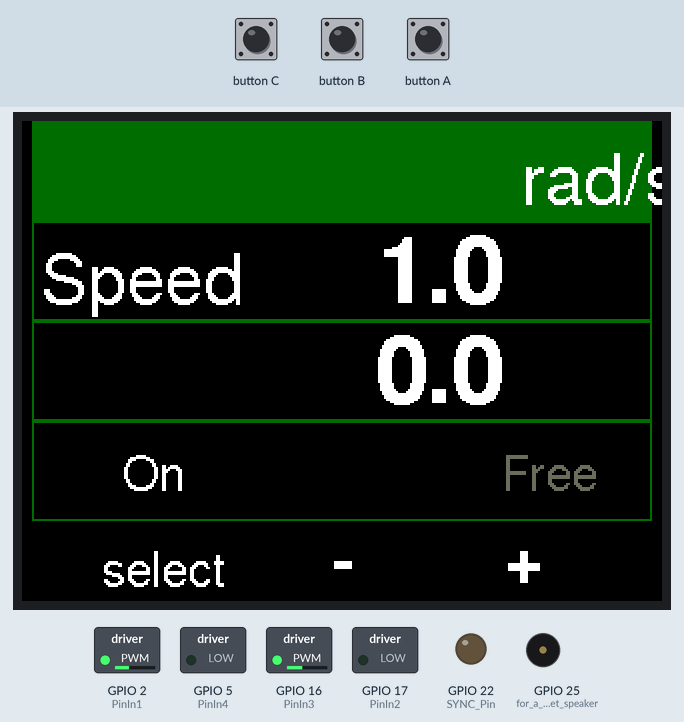
This program was run on a simulated ESP32. On the bench: 320×240 colour display, switched loads named in the program (green lamp = pin HIGH), output pins drawn as LEDs (lit = HIGH), buzzer (waves = sounding, pin HIGH). Dashed ring = blinking. Inputs (shaded band) come from the test bench.

Above: at 0.83 s.
1.6 s: button A pressed for 0.15 s
At 1.91 s:
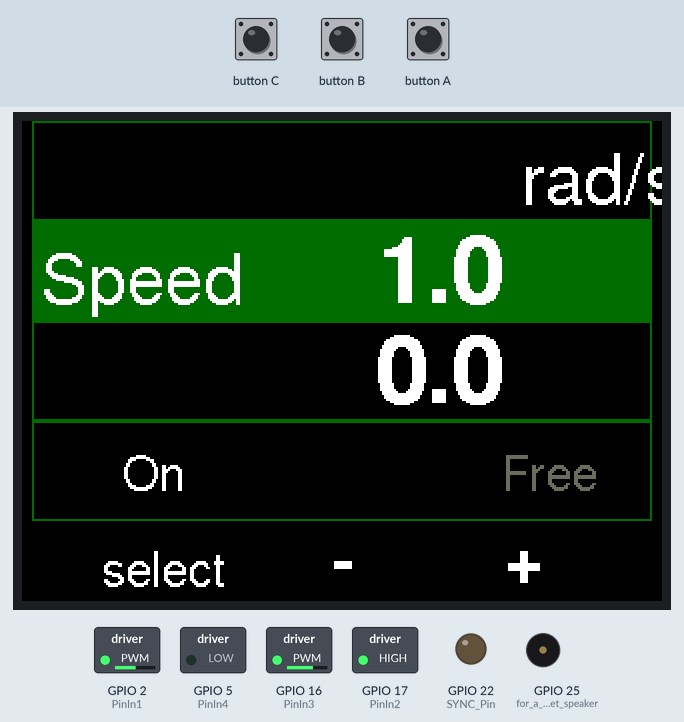
2.3 s: button C pressed for 0.15 s
At 2.6 s:
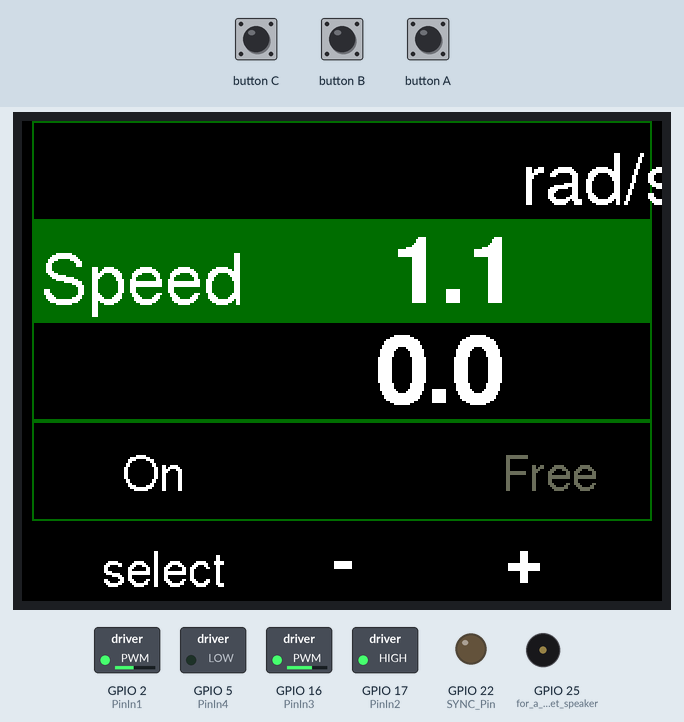
3.0 s: button B pressed for 1 s
At 3.23 s:
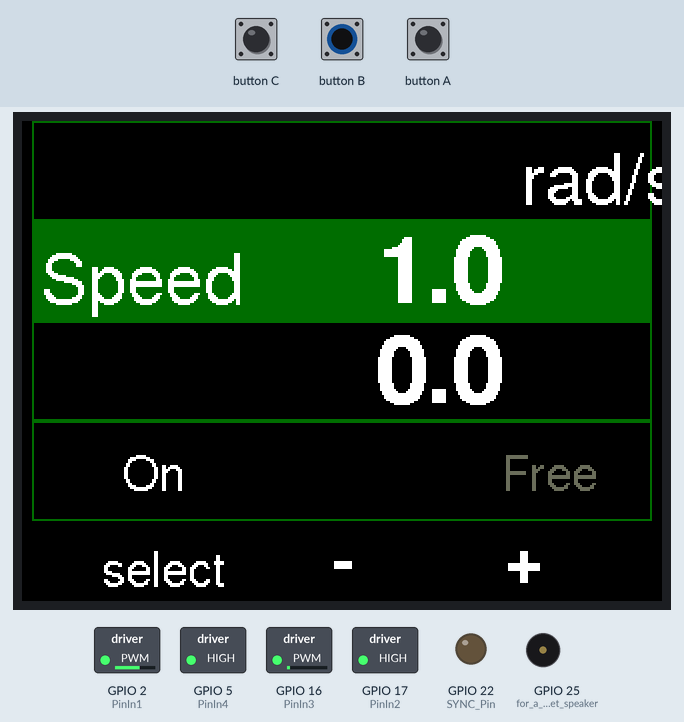
4.6 s: button B pressed for 0.15 s
At 5.28 s:
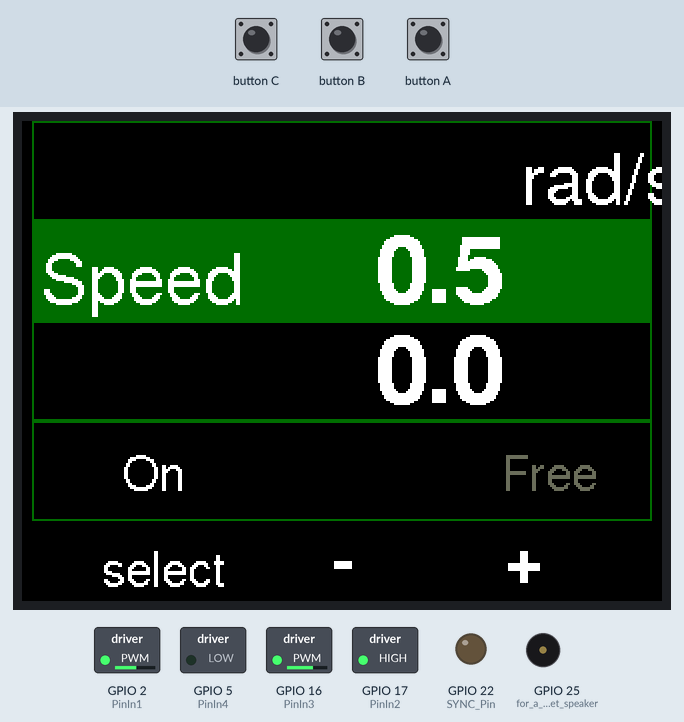
5.3 s: button A pressed for 1 s
At 5.98 s:
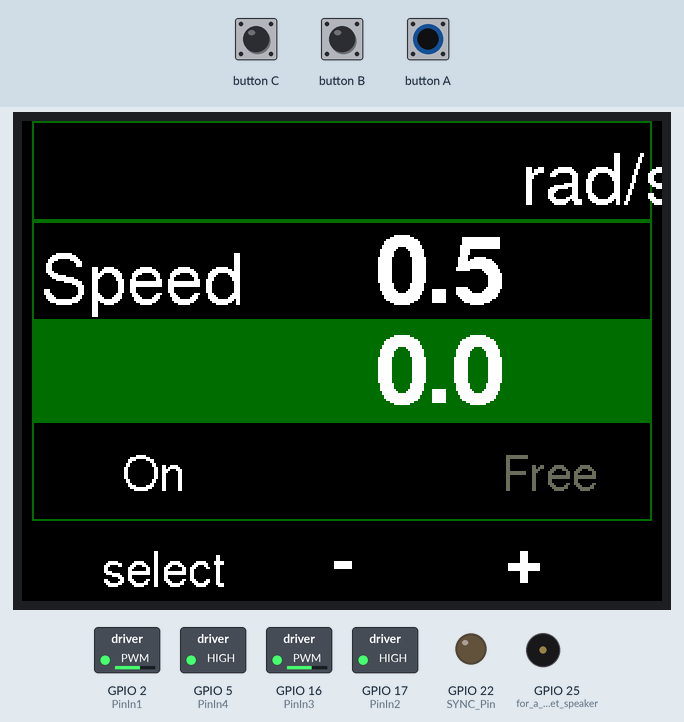
6.9 s: button C pressed for 1 s
At 8.22 s:
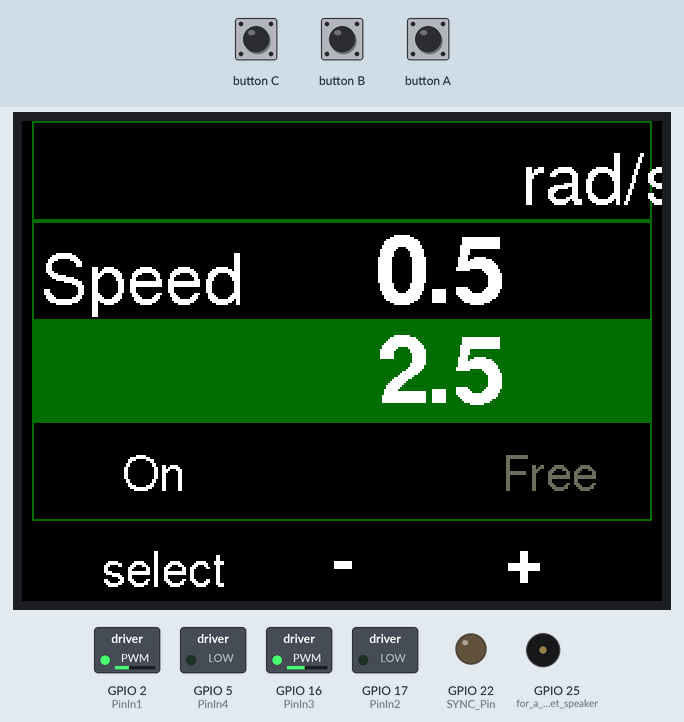
Timing chart, 0 to 11.7 s (numbered marks = the images above; inputs shaded):
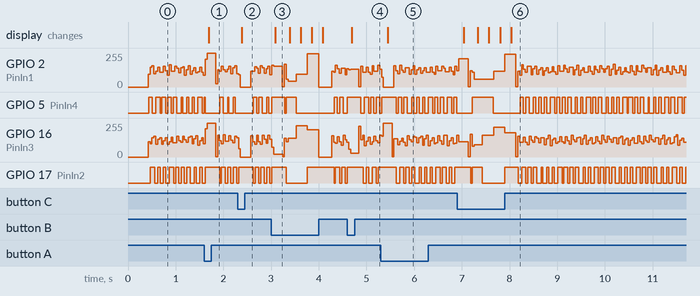

The program:

main.cpp
```cpp
#include <Arduino.h>
#include <M5Stack.h>

void oneStep(int forward);
void oneStep2(bool forward);
void oneStep3(bool forward);
void oneStep4(bool forward);
void oneStep5(bool forward);
void motor_init();
void ReleaseMotor();

enum ModeRun
{
  MOTOR_ON,
  MOTOR_RELEASED,
};
ModeRun mode_run;

int mode = 0;

extern int delaylength;

const int SYNC_Pin = 22;

TaskHandle_t Task1, Task2, Task3;

float freq = 1, amp = 1, offset = 0, power = 1;
float offsetTarget = 0, offsetCal = 0;

bool isOn = true;
const float FREQ_MAX = 10, AMPL_MAX = 2000;

int MicroStep = 64;
const float Radius = 10;
const int STEP_BY_TURN = 100;
const float MICROSTEP_BY_MM = MicroStep * STEP_BY_TURN / (2 * PI * Radius);

int selection = 0;
//bool selected = false;
const int NSELECTION = 4;

int colorSelection = DARKGREEN;
int colorText = WHITE;
int colorBackGround = BLACK;

TFT_eSprite img = TFT_eSprite(&M5.Lcd);

void draw()
{
  int ypos[] = {50, 100, 150, 200};
  int xpos;

  img.fillSprite(colorBackGround);
  img.setTextSize(1);
  img.setTextColor(colorText);

  for (int i = 0; i < NSELECTION; i++)
    img.drawRect(5, ypos[i] - 50, 320 - 10, 50, colorSelection);

  img.fillRect(5, ypos[selection] - 50, 320 - 10, 50, colorSelection);

  xpos = 10;
  img.setTextDatum(BL_DATUM);
  img.setFreeFont(&FreeSans18pt7b);

  img.drawString("Speed ", xpos, ypos[1]);
  //img.setTextDatum(BC_DATUM);


  img.setFreeFont(&FreeSans12pt7b);
  img.setTextDatum(CR_DATUM);
  img.setTextColor(mode_run == MOTOR_ON ? colorText : DARKGREY);
  img.drawString("On", 160 - 80, 0.5 * (ypos[2] + ypos[3]));
  img.setTextDatum(CL_DATUM);
  img.setTextColor(mode_run == MOTOR_RELEASED ? colorText : DARKGREY);
  img.drawString("Free", 160 + 80, 0.5 * (ypos[2] + ypos[3]));

  img.setFreeFont(&FreeSans18pt7b);
  img.setTextDatum(BL_DATUM);
  img.setTextColor(colorText);
  xpos = 250;

  img.drawString("rad/s", xpos, ypos[0]);

  img.setFreeFont(&FreeSans12pt7b);
  img.setTextDatum(BC_DATUM);
  img.drawString("select", 70, 238);
  //img.drawRect(70 - 45, 201, 90, 36, colorSelection);
  img.setFreeFont(&FreeSansBold18pt7b);
  img.drawString("-", 160, 238);
  img.drawString("+", 250, 238);

  xpos = 240;
  img.setTextDatum(BR_DATUM);
  img.setFreeFont(&FreeSansBold24pt7b);
  img.setTextColor(colorText);

  img.drawFloat(amp, 1, xpos, ypos[1] + 2);
  img.drawFloat(offsetTarget - offsetCal, 1, xpos, ypos[2] + 2);

  img.pushSprite(0, 0);
}

void TaskOffset(void *pvParameters)
{
  //Simple task for a smooth offset
  float epsilon = 0.02;
  while (true)
  {
    if (offset < offsetTarget)
      offset += epsilon;
    else if (offset >= offsetTarget + epsilon)
      offset -= epsilon;

    delay(1);
  }
}

void TaskGUI(void *pvParameters)
{

  while (true)
  {
    int inc = 0;

    if (M5.BtnB.isPressed() && M5.BtnC.isPressed())
    {
      offsetCal = offsetTarget;
      draw();
    }
    else
    {
      if (M5.BtnB.wasPressed() || (M5.BtnB.pressedFor(300) && !M5.BtnB.pressedFor(2000)))
        inc = -1;
      if (M5.BtnB.pressedFor(2000))
        inc = -5;
      if (M5.BtnC.wasPressed() || (M5.BtnC.pressedFor(300) && !M5.BtnC.pressedFor(2000)))
        inc = +1;
      if (M5.BtnC.pressedFor(2000))
        inc = +5;
    }
    if (M5.BtnA.wasPressed())
    {
      selection = (selection + 1) % NSELECTION;
      draw();
    }
    if (inc != 0)
    {
      switch (selection)
      {
      case 0:

          freq = constrain(freq + inc * 0.01, 0, FREQ_MAX);

        break;
      case 1:
        amp = constrain(amp + constrain(inc, -2, +2) * 0.1, 0, AMPL_MAX);
        break;
      case 2:
        offsetTarget += constrain(inc, -1, +1) * 0.5;
        break;
      case 3:
        mode_run = (ModeRun)constrain(mode_run + constrain(inc, -1, +1), 0, 2);
      }
      draw();
    }
    delay(1);
    M5.update();
  }
}

void setup()
{
  M5.begin();

  pinMode(25, OUTPUT); // for a quiet speaker

  pinMode(SYNC_Pin, OUTPUT);

  motor_init();

  img.setColorDepth(8);
  img.setTextColor(TFT_WHITE);
  img.createSprite(320, 240);

  Serial.begin(115200);

  M5.Lcd.setBrightness(255);

  xTaskCreatePinnedToCore(TaskGUI, "Task1", 20000, NULL, 1, &Task1, 0);
  xTaskCreatePinnedToCore(TaskOffset, "Task2", 20000, NULL, 1, &Task2, 0);

  draw();
}

void loop()
{

    oneStep(1);

}
```

motor.cpp
```cpp
#include <Arduino.h>

/*const int PinCHAdir = 2;
const int PinCHBdir = 17;
const int PinCHAen = 16;
const int PinCHBen = 5;*/

/*const int PinCHApow = 22;
const int PinCHBpow = 21;*/

extern int mode;

/////// Config 1 //////////
const int PinIn1 = 2;
const int PinIn2 = 17;
const int PinIn3 = 16;
const int PinIn4 = 5;

/////// Config 2 //////////
/*const int PinIn1 = 16;
const int PinIn2 = 17;
const int PinIn3 = 2;
const int PinIn4 = 5;
*/
int delaylength = 100;
extern int MicroStep;
extern bool isOn;
extern float power;
const int freqPWM = 20000;
const int MaxPWM = 2047;
const int NbitPWM = 11;

void motor_init()
{

  /*pinMode(PinCHAdir, OUTPUT);
  pinMode(PinCHBdir, OUTPUT);
  pinMode(PinCHAen, OUTPUT);
  pinMode(PinCHBen, OUTPUT);*/

  pinMode(PinIn1, OUTPUT);
  pinMode(PinIn2, OUTPUT);
  pinMode(PinIn3, OUTPUT);
  pinMode(PinIn4, OUTPUT);

  //pinMode(PinCHApow, OUTPUT); //brake (disable) CH A
  //pinMode(PinCHBpow, OUTPUT); //brake (disable) CH B

  ledcSetup(0, freqPWM, NbitPWM);
  ledcSetup(1, freqPWM, NbitPWM);

  //ledcAttachPin(PinCHApow, 0);
  //ledcAttachPin(PinCHBpow, 1);

  ledcAttachPin(PinIn1, 0);
  ledcAttachPin(PinIn3, 1);

  //pinMode(PinCHApow, OUTPUT); //brake (disable) CH A
  //pinMode(PinCHBpow, OUTPUT); //brake (disable) CH B

  //digitalWrite(PinCHApow, HIGH);
  //digitalWrite(PinCHBpow, HIGH);
}

float f(float x)
{
  if (mode == 0)
    return x;
  if (mode == 1)
    return pow(x, 2);
  if (mode == 2)
    return sqrt(x);
  if (mode == 3)
    return pow(x, 1.5);
  if (mode == 4)
    return pow(x, 0.8);
  return x;
}

float triangle(float x)
{
  float y = x - floor(x);

  if (y < 0.5)
    return 4 * y - 1;
  else
    return 3 - 4 * y;
}

void ReleaseMotor()
{
  digitalWrite(PinIn2, LOW);
  digitalWrite(PinIn4, LOW);
  ledcWrite(1, 0);
  ledcWrite(0, 0);
}

void oneStep(int forward)
{
  static int step = 0;

  step += forward;

  float phi = 2 * PI * step / (float)MicroStep;

  float cosphi, sinphi;

  cosphi = cos(phi);
  sinphi = sin(phi);

  //cosphi = triangle(phi / 2 / PI + 0.25);
  //sinphi = triangle(phi / 2 / PI);

  if (cosphi > 0)
  {
    digitalWrite(PinIn2, HIGH);
    ledcWrite(1, floor(MaxPWM * f(1 - power * cosphi)));
  }
  else
  {
    digitalWrite(PinIn2, LOW);
    ledcWrite(1, floor(MaxPWM * power * f(-cosphi)));
  }

  if (sinphi > 0)
  {
    digitalWrite(PinIn4, HIGH);
    ledcWrite(0, floor(MaxPWM * f(1 - power * sinphi)));
  }
  else
  {
    digitalWrite(PinIn4, LOW);
    ledcWrite(0, floor(MaxPWM * power * f(-sinphi)));
  }
}

//int step = 0;
/*
void oneStep2(bool forward)
{

  if (forward)
    step++;
  else
    step--;
  step = step % 8;
  if (step < 0)
    step = step + 8;

  switch (step)
  {
  case 0:
    digitalWrite(PinCHAen, LOW);   //ENABLE CH A
    digitalWrite(PinCHBen, HIGH);  //DISABLE CH B
    digitalWrite(PinCHAdir, HIGH); //Sets direction of CH A
    digitalWrite(PinCHApow, HIGH); //Moves CH A
    break;
  case 1:
    digitalWrite(PinCHAen, LOW);   //ENABLE CH A
    digitalWrite(PinCHBen, LOW);   //ENABLE CH B
    digitalWrite(PinCHAdir, HIGH); //Sets direction of CH A
    digitalWrite(PinCHBdir, LOW);  //Sets direction of CH B
    digitalWrite(PinCHBpow, HIGH); //Moves CH B
    digitalWrite(PinCHApow, HIGH); //Moves CH A
    break;

  case 2:
    digitalWrite(PinCHAen, HIGH);  //DISABLE CH A
    digitalWrite(PinCHBen, LOW);   //ENABLE CH B
    digitalWrite(PinCHBdir, LOW);  //Sets direction of CH B
    digitalWrite(PinCHBpow, HIGH); //Moves CH B
    break;

  case 3:
    digitalWrite(PinCHAen, LOW);   //ENABLE CH A
    digitalWrite(PinCHBen, LOW);   //ENABLE CH B
    digitalWrite(PinCHAdir, LOW);  //Sets direction of CH A
    digitalWrite(PinCHBdir, LOW);  //Sets direction of CH B
    digitalWrite(PinCHBpow, HIGH); //Moves CH B
    digitalWrite(PinCHApow, HIGH); //Moves CH A
    break;

  case 4:
    digitalWrite(PinCHAen, LOW);   //ENABLE CH A
    digitalWrite(PinCHBen, HIGH);  //DISABLE CH B
    digitalWrite(PinCHAdir, LOW);  //Sets direction of CH A
    digitalWrite(PinCHApow, HIGH); //Moves CH A
    break;

  case 5:
    digitalWrite(PinCHAen, LOW);   //ENABLE CH A
    digitalWrite(PinCHBen, LOW);   //ENABLE CH B
    digitalWrite(PinCHAdir, LOW);  //Sets direction of CH A
    digitalWrite(PinCHBdir, HIGH); //Sets direction of CH B
    digitalWrite(PinCHBpow, HIGH); //Moves CH B
    digitalWrite(PinCHApow, HIGH); //Moves CH A
    break;

  case 6:
    digitalWrite(PinCHAen, HIGH);  //DISABLE CH A
    digitalWrite(PinCHBen, LOW);   //ENABLE CH B
    digitalWrite(PinCHBdir, HIGH); //Sets direction of CH B
    digitalWrite(PinCHBpow, HIGH); //Moves CH B
    break;

  case 7:
    digitalWrite(PinCHAen, LOW);   //ENABLE CH A
    digitalWrite(PinCHBen, LOW);   //ENABLE CH B
    digitalWrite(PinCHAdir, HIGH); //Sets direction of CH A
    digitalWrite(PinCHBdir, HIGH); //Sets direction of CH B
    digitalWrite(PinCHBpow, HIGH); //Moves CH B
    digitalWrite(PinCHApow, HIGH); //Moves CH A
    break;
  }

  delayMicroseconds(delaylength);
  //analogWrite(11, 100);
  //analogWrite(3, 100);
  //digitalWrite(9, HIGH); //DISABLE CH A
  //digitalWrite(8, HIGH); //DISABLE CH B
}

void oneStep3(bool forward)
{

  if (forward)
    step++;
  else
    step--;
  step = step % 8;
  if (step < 0)
    step = step + 8;

  switch (step)
  {
  case 0:
    digitalWrite(PinIn1, LOW);
    digitalWrite(PinIn2, HIGH);
    digitalWrite(PinIn3, LOW);
    digitalWrite(PinIn4, LOW);
    break;
  case 1:
    digitalWrite(PinIn1, LOW);
    digitalWrite(PinIn2, HIGH);
    digitalWrite(PinIn3, LOW);
    digitalWrite(PinIn4, HIGH);
    break;

  case 2:
    digitalWrite(PinIn1, LOW);
    digitalWrite(PinIn2, LOW);
    digitalWrite(PinIn3, LOW);
    digitalWrite(PinIn4, HIGH);
    break;

  case 3:
    digitalWrite(PinIn1, HIGH);
    digitalWrite(PinIn2, LOW);
    digitalWrite(PinIn3, LOW);
    digitalWrite(PinIn4, HIGH);
    break;

  case 4:
    digitalWrite(PinIn1, HIGH);
    digitalWrite(PinIn2, LOW);
    digitalWrite(PinIn3, LOW);
    digitalWrite(PinIn4, LOW);
    break;

  case 5:
    digitalWrite(PinIn1, HIGH);
    digitalWrite(PinIn2, LOW);
    digitalWrite(PinIn3, HIGH);
    digitalWrite(PinIn4, LOW);
    break;

  case 6:
    digitalWrite(PinIn1, LOW);
    digitalWrite(PinIn2, LOW);
    digitalWrite(PinIn3, HIGH);
    digitalWrite(PinIn4, LOW);
    break;

  case 7:
    digitalWrite(PinIn1, LOW);
    digitalWrite(PinIn2, HIGH);
    digitalWrite(PinIn3, HIGH);
    digitalWrite(PinIn4, LOW);
    break;
  }

  delayMicroseconds(delaylength);
  //analogWrite(11, 100);
  //analogWrite(3, 100);
  //digitalWrite(9, HIGH); //DISABLE CH A
  //digitalWrite(8, HIGH); //DISABLE CH B
}

void oneStep4(bool forward)
{

  const int MicroStep = 8;

  if (forward)
    step++;
  else
    step--;

  step = step % (4 * MicroStep);
  if (step < 0)
    step = step + 4 * MicroStep;

  int mstep = step % MicroStep;
  int pwm = mstep * 256 / MicroStep;

  switch (step / MicroStep)
  {
  case 0:
    digitalWrite(PinIn1, LOW);
    digitalWrite(PinIn2, HIGH);
    digitalWrite(PinIn3, LOW);
    digitalWrite(PinIn4, HIGH);
    ledcWrite(0, 255 - pwm);
    ledcWrite(1, pwm);
    break;

  case 1:
    digitalWrite(PinIn1, HIGH);
    digitalWrite(PinIn2, LOW);
    digitalWrite(PinIn3, LOW);
    digitalWrite(PinIn4, HIGH);
    ledcWrite(0, pwm);
    ledcWrite(1, 255 - pwm);
    break;

  case 2:
    digitalWrite(PinIn1, HIGH);
    digitalWrite(PinIn2, LOW);
    digitalWrite(PinIn3, HIGH);
    digitalWrite(PinIn4, LOW);
    ledcWrite(0, 255 - pwm);
    ledcWrite(1, pwm);
    break;

  case 3:
    digitalWrite(PinIn1, LOW);
    digitalWrite(PinIn2, HIGH);
    digitalWrite(PinIn3, HIGH);
    digitalWrite(PinIn4, LOW);
    ledcWrite(0, pwm);
    ledcWrite(1, 255 - pwm);
    break;
  }

  delayMicroseconds(delaylength);
  //analogWrite(11, 100);
  //analogWrite(3, 100);
  //digitalWrite(9, HIGH); //DISABLE CH A
  //digitalWrite(8, HIGH); //DISABLE CH B
}

void oneStep5(bool forward)
{
    static int step =0;
  if (forward)
    step++;
  else
    step--;

  step = step % MicroStep;
  if (step < 0)
    step = step + MicroStep;

  float phi = 2 * PI * step / (float)MicroStep;

  float cosphi = cos(phi);
  float sinphi = sin(phi);

  if (cosphi > 0)
  {
    digitalWrite(PinIn1, LOW);
    digitalWrite(PinIn2, HIGH);
    ledcWrite(0, int(255 * cosphi));
  }
  else
  {
    digitalWrite(PinIn1, HIGH);
    digitalWrite(PinIn2, LOW);
    ledcWrite(0, int(255 * -cosphi));
  }

  if (sinphi > 0)
  {
    digitalWrite(PinIn3, LOW);
    digitalWrite(PinIn4, HIGH);
    ledcWrite(1, int(255 * sinphi));
  }
  else
  {
    digitalWrite(PinIn3, HIGH);
    digitalWrite(PinIn4, LOW);
    ledcWrite(1, int(255 * -sinphi));
  }

  delayMicroseconds(delaylength);
}
*/
```

Measured:
- after the input at 1.6 s, the display: changes after 0.10 s (image 1)
- after the input at 2.3 s, the display: changes after 0.09 s (image 2)
- after the input at 3.0 s, the display: changes after 0.09 s (image 3)
- after the input at 4.6 s, the display: changes after 0.09 s (image 4)
- after the input at 5.3 s, the display: changes after 0.14 s (image 5)
- after the input at 6.9 s, the display: first changes after 0.14 s (image 6 shows a later state)
